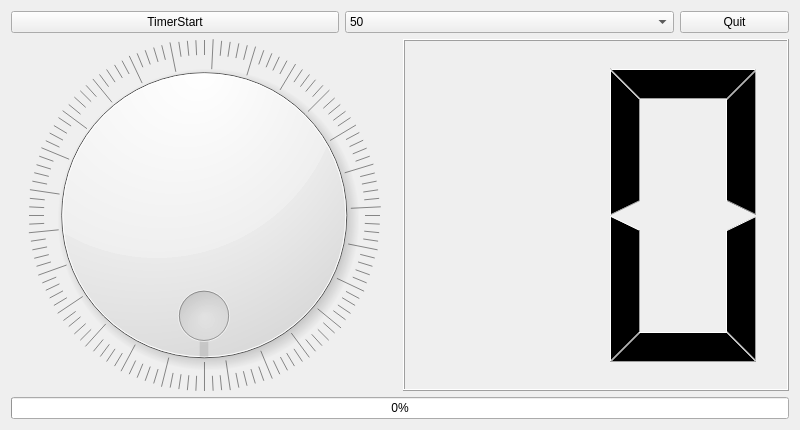
<?xml version="1.0" encoding="UTF-8"?>
<ui version="4.0">
 <class>Tab1DevControl</class>
 <widget class="QWidget" name="Tab1DevControl">
  <property name="geometry">
   <rect>
    <x>0</x>
    <y>0</y>
    <width>800</width>
    <height>430</height>
   </rect>
  </property>
  <property name="windowTitle">
   <string>Form</string>
  </property>
  <layout class="QVBoxLayout" name="verticalLayout" stretch="1,3,1">
   <item>
    <layout class="QHBoxLayout" name="horizontalLayout" stretch="3,3,1">
     <item>
      <widget class="QPushButton" name="pPBtimerStart">
       <property name="text">
        <string>TimerStart</string>
       </property>
       <property name="checkable">
        <bool>true</bool>
       </property>
      </widget>
     </item>
     <item>
      <widget class="QComboBox" name="pCBtimerValue">
       <item>
        <property name="text">
         <string>50</string>
        </property>
       </item>
       <item>
        <property name="text">
         <string>100</string>
        </property>
       </item>
       <item>
        <property name="text">
         <string>200</string>
        </property>
       </item>
       <item>
        <property name="text">
         <string>500</string>
        </property>
       </item>
       <item>
        <property name="text">
         <string>1000</string>
        </property>
       </item>
      </widget>
     </item>
     <item>
      <widget class="QPushButton" name="pPBQuit">
       <property name="text">
        <string>Quit</string>
       </property>
      </widget>
     </item>
    </layout>
   </item>
   <item>
    <layout class="QHBoxLayout" name="horizontalLayout_2">
     <item>
      <widget class="QDial" name="pDialLed">
       <property name="maximum">
        <number>255</number>
       </property>
       <property name="tracking">
        <bool>true</bool>
       </property>
       <property name="invertedAppearance">
        <bool>false</bool>
       </property>
       <property name="invertedControls">
        <bool>false</bool>
       </property>
       <property name="wrapping">
        <bool>true</bool>
       </property>
       <property name="notchesVisible">
        <bool>true</bool>
       </property>
      </widget>
     </item>
     <item>
      <widget class="QLCDNumber" name="lcdNumber">
       <property name="digitCount">
        <number>2</number>
       </property>
       <property name="mode">
        <enum>QLCDNumber::Hex</enum>
       </property>
       <property name="segmentStyle">
        <enum>QLCDNumber::Filled</enum>
       </property>
      </widget>
     </item>
    </layout>
   </item>
   <item>
    <layout class="QHBoxLayout" name="horizontalLayout_3">
     <item>
      <widget class="QProgressBar" name="pProgressBarLed">
       <property name="maximum">
        <number>255</number>
       </property>
       <property name="value">
        <number>0</number>
       </property>
      </widget>
     </item>
    </layout>
   </item>
  </layout>
 </widget>
 <resources/>
 <connections>
  <connection>
   <sender>pDialLed</sender>
   <signal>valueChanged(int)</signal>
   <receiver>lcdNumber</receiver>
   <slot>display(int)</slot>
   <hints>
    <hint type="sourcelabel">
     <x>223</x>
     <y>250</y>
    </hint>
    <hint type="destinationlabel">
     <x>690</x>
     <y>256</y>
    </hint>
   </hints>
  </connection>
  <connection>
   <sender>pDialLed</sender>
   <signal>valueChanged(int)</signal>
   <receiver>pProgressBarLed</receiver>
   <slot>setValue(int)</slot>
   <hints>
    <hint type="sourcelabel">
     <x>203</x>
     <y>221</y>
    </hint>
    <hint type="destinationlabel">
     <x>216</x>
     <y>349</y>
    </hint>
   </hints>
  </connection>
 </connections>
</ui>
